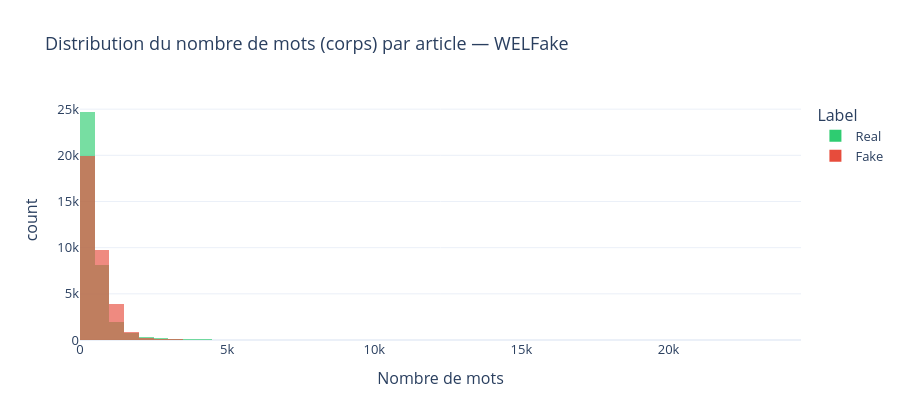

The cell this chart's notebook holds for it:
### Code cell
# Distribution du nombre de mots (corps) par label
fig = px.histogram(
    df[df["n_words_text"] > 0], x="n_words_text", color="label_name",
    color_discrete_map=COLORS_BIN_MAP,
    nbins=80, barmode="overlay", opacity=0.65,
    title="Distribution du nombre de mots (corps) par article — WELFake",
    labels={"n_words_text": "Nombre de mots", "label_name": "Label"},
    template="plotly_white",
)
fig.update_layout(height=420, font=dict(size=13))
fig.show()

### Figure 1 — Plotly figure (JSON) as saved in the notebook; plotly's stock layout.template omitted (floating-point values rounded to 4 significant figures; data arrays with more than 128 entries replaced by an {"elided": "..."} marker saying what was removed)
{"data": [{"bingroup": "x", "hovertemplate": "Label=Real<br>Nombre de mots=%{x}<br>count=%{y}<extra></extra>", "legendgroup": "Real", "marker": {"color": "#2ecc71", "opacity": 0.65, "pattern": {"shape": ""}}, "name": "Real", "nbinsx": 80, "orientation": "v", "showlegend": true, "type": "histogram", "x": {"elided": "36324 int values"}, "xaxis": "x", "yaxis": "y"}, {"bingroup": "x", "hovertemplate": "Label=Fake<br>Nombre de mots=%{x}<br>count=%{y}<extra></extra>", "legendgroup": "Fake", "marker": {"color": "#e74c3c", "opacity": 0.65, "pattern": {"shape": ""}}, "name": "Fake", "nbinsx": 80, "orientation": "v", "showlegend": true, "type": "histogram", "x": {"elided": "35027 int values"}, "xaxis": "x", "yaxis": "y"}], "layout": {"barmode": "overlay", "font": {"size": 13}, "height": 420, "legend": {"title": {"text": "Label"}, "tracegroupgap": 0}, "title": {"text": "Distribution du nombre de mots (corps) par article — WELFake"}, "xaxis": {"anchor": "y", "domain": [0, 1], "title": {"text": "Nombre de mots"}}, "yaxis": {"anchor": "x", "domain": [0, 1], "title": {"text": "count"}}}}
